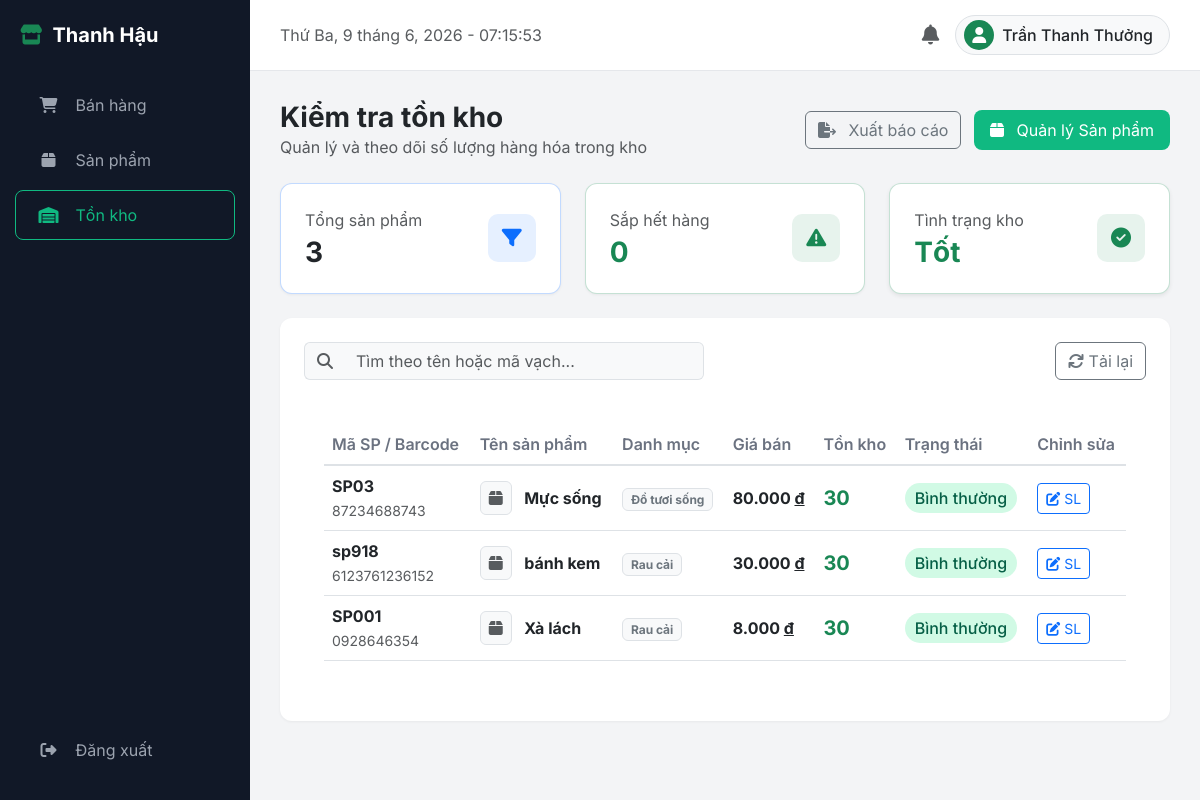
The page /inventory.php (signed in) on the database its author committed.
### tables this page shows
CREATE TABLE `san_pham` (
  `id` int(11) NOT NULL,
  `id_danh_muc` int(11) NOT NULL,
  `ma_vach` varchar(50) NOT NULL,
  `ma_sku` varchar(20) NOT NULL,
  `ten_san_pham` varchar(255) NOT NULL,
  `don_vi_tinh` varchar(20) NOT NULL,
  `gia_nhap` decimal(15,2) NOT NULL,
  `gia_ban` decimal(15,2) NOT NULL,
  `ton_toi_thieu` int(11) DEFAULT 5,
  `han_su_dung` date DEFAULT NULL,
  `hinh_anh` varchar(255) DEFAULT NULL
);

CREATE TABLE `danh_muc` (
  `id` int(11) NOT NULL,
  `ma_danh_muc` varchar(20) NOT NULL,
  `ten_danh_muc` varchar(100) NOT NULL,
  `trang_thai` tinyint(4) DEFAULT 1
);

### inventory.php (the view, shortened to what this page needs)
<?php
include 'connect.php';
$search = $_GET['search'] ?? '';
$where = "";
$total_sp = $conn->query("SELECT COUNT(*) as c FROM san_pham")->fetch_assoc()['c'];
$sql_tonkho = "
    SELECT sp.id, sp.ma_vach, sp.ma_sku, sp.ten_san_pham, sp.gia_ban, sp.ton_toi_thieu, dm.ten_danh_muc,
    IFNULL((SELECT SUM(so_luong) FROM ton_kho tk WHERE tk.id_san_pham = sp.id), 0) as ton_kho
    FROM san_pham sp
    LEFT JOIN danh_muc dm ON sp.id_danh_muc = dm.id
    $where ORDER BY sp.id DESC
";
$result = $conn->query($sql_tonkho);
$sap_het = 0;
$products = [];
while ($row = $result->fetch_assoc()) {
    $products[] = $row;
}
$tinh_trang = ($sap_het / max($total_sp, 1) > 0.5) ? 'Cảnh báo' : 'Tốt';
include 'includes/header.php';
?>
<div class="d-flex justify-content-between align-items-center mb-4">
    <div>
        <h3 class="fw-bold mb-0">Kiểm tra tồn kho</h3>
        <p class="text-muted mb-0">Quản lý và theo dõi số lượng hàng hóa trong kho</p>
    </div>
    <div>
        <button class="btn btn-outline-secondary me-2"><i class="fas fa-file-export me-2"></i> Xuất báo cáo</button>
        <a href="products.php" class="btn btn-custom"><i class="fas fa-box me-2"></i> Quản lý Sản phẩm</a>
    </div>
</div>
<div class="row mb-4">
    <div class="col-md-4">
        <div class="card p-4 h-100 d-flex flex-row align-items-center justify-content-between border border-primary border-opacity-25">
            <div>
                <p class="text-muted mb-1">Tổng sản phẩm</p>
                <h3 class="fw-bold mb-0"><?= $total_sp ?></h3>
            </div>
            <div class="stat-icon bg-primary bg-opacity-10 text-primary">
                <i class="fas fa-filter"></i>
            </div>
        </div>
    </div>
    <div class="col-md-4">
        <div class="card p-4 h-100 d-flex flex-row align-items-center justify-content-between border <?= $sap_het > 0 ? 'border-danger' : 'border-success' ?> border-opacity-25">
            <div>
                <p class="text-muted mb-1">Sắp hết hàng</p>
                <h3 class="fw-bold mb-0 <?= $sap_het > 0 ? 'text-danger' : 'text-success' ?>"><?= $sap_het ?></h3>
            </div>
            <div class="stat-icon <?= $sap_het > 0 ? 'bg-danger text-danger' : 'bg-success text-success' ?> bg-opacity-10">
                <i class="fas fa-exclamation-triangle"></i>
            </div>
        </div>
    </div>
    <div class="col-md-4">
        <div class="card p-4 h-100 d-flex flex-row align-items-center justify-content-between border <?= $tinh_trang == 'Tốt' ? 'border-success' : 'border-warning' ?> border-opacity-25 shadow-sm">
            <div>
                <p class="text-muted mb-1">Tình trạng kho</p>
                <h3 class="fw-bold mb-0 <?= $tinh_trang == 'Tốt' ? 'text-success' : 'text-warning' ?>"><?= $tinh_trang ?></h3>
            </div>
            <div class="stat-icon <?= $tinh_trang == 'Tốt' ? 'bg-success text-success' : 'bg-warning text-warning' ?> bg-opacity-10">
                <i class="fas <?= $tinh_trang == 'Tốt' ? 'fa-check-circle' : 'fa-exclamation-circle' ?>"></i>
            </div>
        </div>
    </div>
</div>
<div class="card p-4">
    <div class="d-flex justify-content-between align-items-center mb-4">
        <form action="" method="GET" class="input-group" style="width: 400px;">
            <button type="submit" class="input-group-text bg-light border-end-0"><i class="fas fa-search text-muted"></i></button>
            <input type="text" name="search" class="form-control border-start-0 bg-light" value="<?= htmlspecialchars($search) ?>" placeholder="Tìm theo tên hoặc mã vạch...">
        </form>
        <div>
           <a href="inventory.php" class="btn btn-outline-secondary"><i class="fas fa-sync"></i> Tải lại</a>
        </div>
    </div>
    <div class="table-responsive">
        <table class="table table-hover">
            <thead>
                <tr>
                    <th>Mã SP / Barcode</th>
                    <th>Tên sản phẩm</th>
                    <th>Danh mục</th>
                    <th>Giá bán</th>
                    <th>Tồn kho</th>
                    <th>Trạng thái</th>
                    <th>Chỉnh sửa</th>
                </tr>
            </thead>
            <tbody>
                <?php foreach ($products as $row): ?>
                <tr>
                    <td>
                        <div class="fw-bold"><?= $row['ma_sku'] ?></div>
                        <small class="text-muted"><?= $row['ma_vach'] ?></small>
                    </td>
                    <td>
                        <i class="fas fa-box text-muted me-2 border rounded p-2" style="background:#f8f9fa;"></i>
                        <span class="fw-bold"><?= $row['ten_san_pham'] ?></span>
                    </td>
                    <td><span class="badge bg-light text-secondary border"><?= $row['ten_danh_muc'] ?? 'Không rõ' ?></span></td>
                    <td class="fw-bold"><?= number_format($row['gia_ban'], 0, ',', '.') ?> <span class="text-decoration-underline">đ</span></td>
                    <td class="fw-bold fs-5 <?= $row['ton_kho'] <= $row['ton_toi_thieu'] ? 'text-danger' : 'text-success' ?>">
                        <?= $row['ton_kho'] ?>
                    </td>
                    <td>
                        <?php if ($row['ton_kho'] <= 0): ?>
                            <span class="badge-inactive bg-danger bg-opacity-10 text-danger px-3 py-1 rounded-pill">Hết hàng</span>
                        <?php elseif ($row['ton_kho'] <= $row['ton_toi_thieu']): ?>
                            <span class="badge bg-warning bg-opacity-25 text-warning px-3 py-1 rounded-pill">Cảnh báo</span>
                        <?php else: ?>
                            <span class="badge-active">Bình thường</span>
                        <?php endif; ?>
                    </td>
                    <td>
                        <button class="btn btn-sm btn-outline-primary" onclick="adjustStock(<?= $row['id'] ?>, '<?= htmlspecialchars($row['ten_san_pham'], ENT_QUOTES) ?>', <?= $row['ton_kho'] ?>)">
                            <i class="fas fa-edit"></i> SL
                        </button>
                    </td>
                </tr>
                <?php endforeach; ?>
            </tbody>
        </table>
    </div>
</div>
<?php include 'includes/footer.php'; ?>

### assets/css/style.css (style rules this page uses)
body { background-color: #f3f4f6; font-family: 'Inter', -apple-system, BlinkMacSystemFont, 'Segoe UI', Roboto, 'Helvetica Neue', Arial, sans-serif; }
.card { border: none; border-radius: 12px; box-shadow: 0 1px 3px rgba(0,0,0,0.05); }
.stat-icon { width: 48px; height: 48px; border-radius: 10px; display: flex; align-items: center; justify-content: center; font-size: 1.25rem; }
.btn-custom { background-color: #10b981; color: white; border: none; border-radius: 8px; padding: 8px 16px; }
.table-responsive { background: white; border-radius: 12px; padding: 20px; }
.table th { font-weight: 600; color: #6b7280; border-bottom-width: 2px; }
.table td { vertical-align: middle; }
.badge-active { background-color: #d1fae5; color: #065f46; padding: 5px 10px; border-radius: 20px; font-weight: 500; }

### rows shown on the page
san_pham: ma_sku "SP03", ma_vach "87234688743", ten_san_pham "Mực sống", id_danh_muc.ten_danh_muc "Đồ tươi sống", gia_ban "80.000", ton_kho "30", ton_toi_thieu "Bình thường"
san_pham: ma_sku "sp918", ma_vach "6123761236152", ten_san_pham "bánh kem", id_danh_muc.ten_danh_muc "Rau cải", gia_ban "30.000", ton_kho "30", ton_toi_thieu "Bình thường"
san_pham: ma_sku "SP001", ma_vach "0928646354", ten_san_pham "Xà lách", id_danh_muc.ten_danh_muc "Rau cải", gia_ban "8.000", ton_kho "30", ton_toi_thieu "Bình thường"

### other values the page prints
$_SESSION['ho_ten'] "Trần Thanh Thưởng"
$total_sp "3"
$sap_het "0"
$tinh_trang "Tốt"
